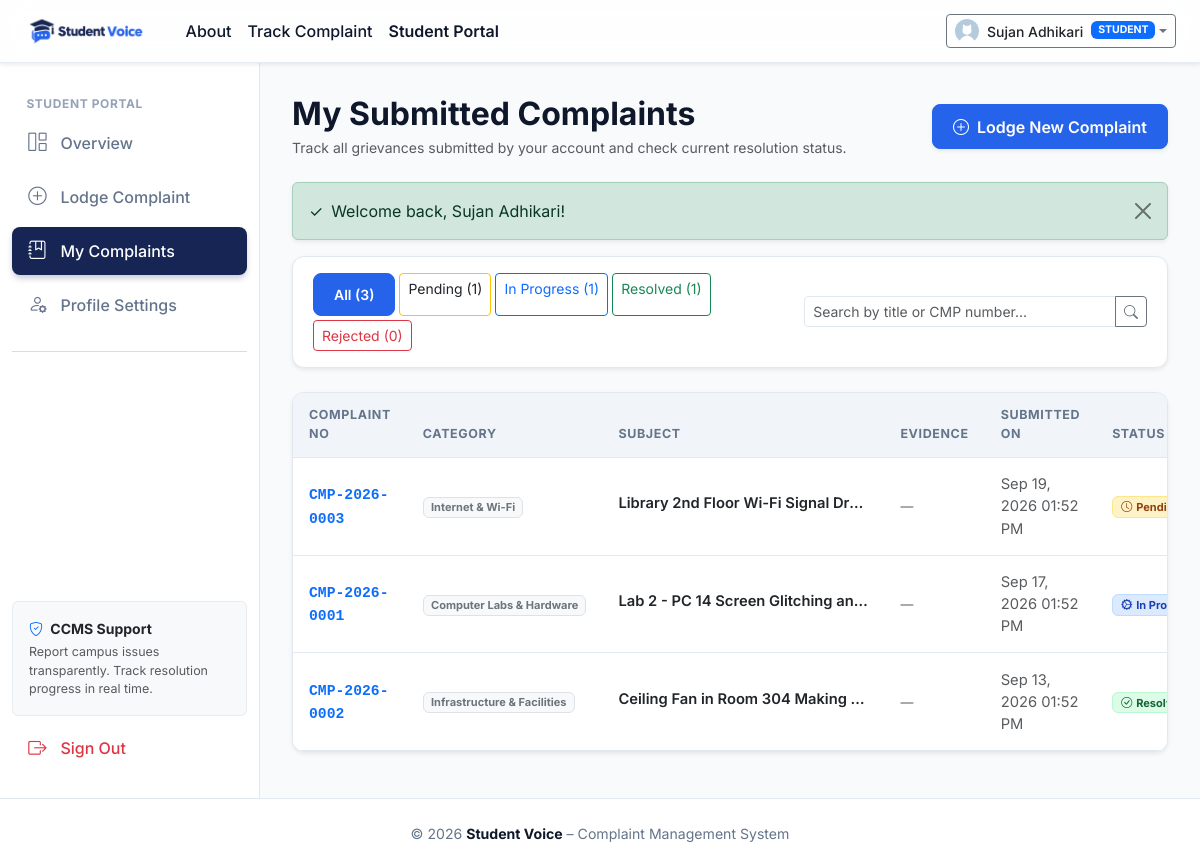
The page /student/my_complaints.php (signed in) on the database its author committed.
### tables this page shows
CREATE TABLE `complaints` (
    `id` INT AUTO_INCREMENT PRIMARY KEY,
    `complaint_number` VARCHAR(30) NOT NULL UNIQUE,
    `user_id` INT NOT NULL,
    `category_id` INT NOT NULL,
    `title` VARCHAR(200) NOT NULL,
    `description` TEXT NOT NULL,
    `image` VARCHAR(255) NULL,
    `status` ENUM('Pending', 'In Progress', 'Resolved', 'Rejected') NOT NULL DEFAULT 'Pending',
    `admin_remark` TEXT NULL,
    `created_at` DATETIME DEFAULT CURRENT_TIMESTAMP,
    `updated_at` DATETIME DEFAULT CURRENT_TIMESTAMP ON UPDATE CURRENT_TIMESTAMP,
    CONSTRAINT `fk_complaints_user` FOREIGN KEY (`user_id`) REFERENCES `users`(`id`) ON DELETE CASCADE,
    CONSTRAINT `fk_complaints_category` FOREIGN KEY (`category_id`) REFERENCES `categories`(`id`) ON DELETE RESTRICT
);

CREATE TABLE `categories` (
    `id` INT AUTO_INCREMENT PRIMARY KEY,
    `name` VARCHAR(100) NOT NULL UNIQUE,
    `description` TEXT NULL,
    `created_at` DATETIME DEFAULT CURRENT_TIMESTAMP
);

### student/my_complaints.php (the view, shortened to what this page needs)
<?php
require_once __DIR__ . '/../includes/functions.php';
$user = currentUser();
$userId = (int) $user['id'];
$pdo = getDBConnection();
$statusFilter = trim($_GET['status'] ?? '');
$searchQuery  = trim($_GET['q'] ?? '');
$sql = "
    SELECT c.id, c.complaint_number, c.title, c.image, c.status, c.created_at, c.updated_at,
           cat.name AS category_name
    FROM complaints c
    JOIN categories cat ON c.category_id = cat.id
    WHERE c.user_id = :user_id
";
$params = [':user_id' => $userId];
$sql .= " ORDER BY c.created_at DESC";
$stmt = $pdo->prepare($sql);
$stmt->execute($params);
$complaints = $stmt->fetchAll();
$countsStmt = $pdo->prepare("
    SELECT
        COUNT(*) as all_count,
        SUM(CASE WHEN status = 'Pending' THEN 1 ELSE 0 END) as pending_count,
        SUM(CASE WHEN status = 'In Progress' THEN 1 ELSE 0 END) as progress_count,
        SUM(CASE WHEN status = 'Resolved' THEN 1 ELSE 0 END) as resolved_count,
        SUM(CASE WHEN status = 'Rejected' THEN 1 ELSE 0 END) as rejected_count
    FROM complaints WHERE user_id = :user_id
");
$countsStmt->execute([':user_id' => $userId]);
$counts = $countsStmt->fetch();
require_once __DIR__ . '/../includes/header.php';
?>
<div class="dashboard-layout">
    <?php require_once __DIR__ . '/../includes/sidebar.php'; ?>
    <main class="dashboard-content">
        <div class="d-flex justify-content-between align-items-center flex-wrap mb-4">
            <div>
                <h2 class="fw-bold mb-1">My Submitted Complaints</h2>
                <p class="text-muted small mb-0">Track all grievances submitted by your account and check current resolution status.</p>
            </div>
            <div class="mt-2 mt-sm-0">
                <a href="<?= BASE_URL ?>/student/submit_complaint.php" class="btn btn-primary shadow-sm">
                    <i class="bi bi-plus-circle me-1"></i> Lodge New Complaint
                </a>
            </div>
        </div>
        <?php displayFlash(); ?>
        <div class="app-card shadow-sm mb-4">
            <div class="app-card-body py-3">
                <form method="GET" action="my_complaints.php" class="row g-2 align-items-center">
                    <div class="col-md-7">
                        <div class="d-flex gap-1 flex-wrap">
                            <a href="my_complaints.php<?= !empty($searchQuery) ? '?q=' . urlencode($searchQuery) : '' ?>"
                               class="btn btn-sm <?= empty($statusFilter) ? 'btn-primary' : 'btn-outline-secondary' ?>">
                                All (<?= (int)$counts['all_count'] ?>)
                            </a>
                            <a href="my_complaints.php?status=Pending<?= !empty($searchQuery) ? '&q=' . urlencode($searchQuery) : '' ?>"
                               class="btn btn-sm <?= $statusFilter === 'Pending' ? 'btn-warning text-dark' : 'btn-outline-warning text-dark' ?>">
                                Pending (<?= (int)$counts['pending_count'] ?>)
                            </a>
                            <a href="my_complaints.php?status=In Progress<?= !empty($searchQuery) ? '&q=' . urlencode($searchQuery) : '' ?>"
                               class="btn btn-sm <?= $statusFilter === 'In Progress' ? 'btn-primary' : 'btn-outline-primary' ?>">
                                In Progress (<?= (int)$counts['progress_count'] ?>)
                            </a>
                            <a href="my_complaints.php?status=Resolved<?= !empty($searchQuery) ? '&q=' . urlencode($searchQuery) : '' ?>"
                               class="btn btn-sm <?= $statusFilter === 'Resolved' ? 'btn-success' : 'btn-outline-success' ?>">
                                Resolved (<?= (int)$counts['resolved_count'] ?>)
                            </a>
                            <a href="my_complaints.php?status=Rejected<?= !empty($searchQuery) ? '&q=' . urlencode($searchQuery) : '' ?>"
                               class="btn btn-sm <?= $statusFilter === 'Rejected' ? 'btn-danger' : 'btn-outline-danger' ?>">
                                Rejected (<?= (int)$counts['rejected_count'] ?>)
                            </a>
                        </div>
                    </div>
                    <div class="col-md-5">
                        <div class="input-group input-group-sm">
                            <input type="text" name="q" class="form-control" placeholder="Search by title or CMP number..."
                                   value="<?= e($searchQuery) ?>">
                            <button class="btn btn-outline-secondary" type="submit">
                                <i class="bi bi-search"></i>
                            </button>
                        </div>
                    </div>
                </form>
            </div>
        </div>
        <div class="app-card shadow-sm">
            <div class="app-card-body p-0">
                <?php if (empty($complaints)): ?>
                    <div class="text-center py-5">
                        <div class="text-muted mb-2"><i class="bi bi-folder-x fs-1"></i></div>
                        <h6 class="fw-bold">No Complaints Found</h6>
                        <p class="text-muted small mb-3">
                            <?= (!empty($statusFilter) || !empty($searchQuery)) ? 'No complaints match the specified filter criteria.' : 'You have not submitted any complaints yet.' ?>
                        </p>
                        <a href="<?= BASE_URL ?>/student/submit_complaint.php" class="btn btn-sm btn-primary">
                            <i class="bi bi-plus-circle me-1"></i> Lodge a New Complaint
                        </a>
                    </div>
                <?php else: ?>
                    <div class="table-responsive">
                        <table class="table app-table align-middle">
                            <thead>
                                <tr>
                                    <th>Complaint No</th>
                                    <th>Category</th>
                                    <th>Subject</th>
                                    <th>Evidence</th>
                                    <th>Submitted On</th>
                                    <th>Status</th>
                                </tr>
                            </thead>
                            <tbody>
                                <?php foreach ($complaints as $c): ?>
                                    <tr>
                                        <td>
                                            <a href="<?= BASE_URL ?>/student/view_complaint.php?id=<?= (int)$c['id'] ?>"
                                               class="font-monospace fw-bold text-decoration-none">
                                                <?= e($c['complaint_number']) ?>
                                            </a>
                                        </td>
                                        <td>
                                            <span class="badge bg-light text-secondary border">
                                                <?= e($c['category_name']) ?>
                                            </span>
                                        </td>
                                        <td>
                                            <span class="fw-semibold text-dark d-inline-block text-truncate" style="max-width: 250px;">
                                                <?= e($c['title']) ?>
                                            </span>
                                        </td>
                                        <td>
                                            <?php if (!empty($c['image'])): ?>
                                                <a href="<?= BASE_URL ?>/<?= e($c['image']) ?>" target="_blank" title="View attached image">
                                                    <span class="badge bg-secondary-subtle text-secondary border">
                                                        <i class="bi bi-image me-1"></i> Photo
                                                    </span>
                                                </a>
                                            <?php else: ?>
                                                <span class="text-muted small">&mdash;</span>
                                            <?php endif; ?>
                                        </td>
                                        <td class="text-muted small">
                                            <?= formatDate($c['created_at']) ?>
                                        </td>
                                        <td>
                                            <?= getStatusBadge($c['status']) ?>
                                        </td>
                                    </tr>
                                <?php endforeach; ?>
                            </tbody>
                        </table>
                    </div>
                <?php endif; ?>
            </div>
        </div>
    </main>
</div>
<?php require_once __DIR__ . '/../includes/footer.php'; ?>

### includes/functions.php (shortened to what this page needs)
<?php
function e(?string $string): string {
    return htmlspecialchars($string ?? '', ENT_QUOTES, 'UTF-8');
}
function displayFlash(): void {
    if (isset($_SESSION['flash'])) {
        $flash = $_SESSION['flash'];
        $type = e($flash['type']);
        $message = e($flash['message']);
        echo "
        <div class=\"alert alert-{$type} alert-dismissible fade show shadow-sm\" role=\"alert\">
            <div class=\"d-flex align-items-center\">
                <span class=\"me-2\">" . ($type === 'success' ? '✓' : 'ℹ') . "</span>
                <div>{$message}</div>
            </div>
            <button type=\"button\" class=\"btn-close\" data-bs-dismiss=\"alert\" aria-label=\"Close\"></button>
        </div>";
    }
}
function getStatusBadge(string $status): string {
    switch ($status) {
        case 'Pending':
            return '<span class="badge badge-status-pending px-2 py-1"><i class="bi bi-clock me-1"></i>Pending</span>';
        case 'In Progress':
            return '<span class="badge badge-status-progress px-2 py-1"><i class="bi bi-gear-wide-connected me-1"></i>In Progress</span>';
        case 'Resolved':
            return '<span class="badge badge-status-resolved px-2 py-1"><i class="bi bi-check-circle me-1"></i>Resolved</span>';
    }
}
function formatDate(?string $datetime, bool $withTime = true): string {
    $timestamp = strtotime($datetime);
    if ($withTime) {
        return date('M d, Y h:i A', $timestamp);
    }
    return date('M d, Y', $timestamp);
}

### assets/css/style.css (style rules this page uses)
:root { --bs-font-sans-serif: 'Inter', system-ui, -apple-system, sans-serif; --app-primary: #172554; --app-accent: #2563EB; --app-bg: #F8FAFC; --app-surface: #FFFFFF; --app-text-main: #0F172A; --app-text-muted: #64748B; --app-border: #E2E8F0; --app-success: #16A34A; --app-warning: #F59E0B; --app-danger: #DC2626; --app-sidebar-width: 260px; }
body { font-family: var(--bs-font-sans-serif); background-color: var(--app-bg); color: var(--app-text-main); min-height: 100vh; display: flex; flex-direction: column; overflow-x: hidden; }
html { overflow-x: hidden; }
.dashboard-layout { display: flex; min-height: calc(100vh - 65px); }
.dashboard-content { flex-grow: 1; padding: 2rem; overflow-x: hidden; background-color: var(--app-bg); }
.app-card { background: var(--app-surface); border: 1px solid var(--app-border); border-radius: 0.75rem; box-shadow: 0 1px 3px 0 rgba(15, 23, 42, 0.04); overflow: hidden; }
.app-card-body { padding: 1.25rem; }
.app-table { margin-bottom: 0; }
.app-table thead th { background-color: #F1F5F9; color: var(--app-text-muted); font-size: 0.78rem; font-weight: 700; text-transform: uppercase; letter-spacing: 0.05em; border-bottom: 1px solid var(--app-border); padding: 0.85rem 1rem; }
.app-table tbody td { padding: 0.95rem 1rem; vertical-align: middle; border-bottom: 1px solid var(--app-border); font-size: 0.92rem; color: var(--app-text-main); }
.form-control, .form-select { border-color: var(--app-border); padding: 0.6rem 0.85rem; font-size: 0.95rem; border-radius: 0.5rem; color: var(--app-text-main); }
.btn-primary { background-color: var(--app-accent); border-color: var(--app-accent); color: #FFFFFF; padding: 0.6rem 1.25rem; font-weight: 600; border-radius: 0.5rem; transition: all 0.15s ease; }
.badge-status-pending { background-color: #FEF3C7; color: #92400E; border: 1px solid #FDE68A; }
.badge-status-progress { background-color: #DBEAFE; color: #1E40AF; border: 1px solid #BFDBFE; }
.badge-status-resolved { background-color: #DCFCE7; color: #166534; border: 1px solid #BBF7D0; }

### rows shown on the page
complaints: complaint_number "CMP-2026-0003", category.name "Internet & Wi-Fi", title "Library 2nd Floor Wi-Fi Signal Dr…", created_at "Sep 19, 2026 01:52 PM", status "Pending" (drawn)
complaints: complaint_number "CMP-2026-0001", category.name "Computer Labs & Hardware", title "Lab 2 - PC 14 Screen Glitching an…", created_at "Sep 17, 2026 01:52 PM", status "In Progress" (drawn)
complaints: complaint_number "CMP-2026-0002", category.name "Infrastructure & Facilities", title "Ceiling Fan in Room 304 Making…", created_at "Sep 13, 2026 01:52 PM", status "Resolved" (drawn)

### other values the page prints
$currentUser['name'] "Sujan Adhikari"
$currentUser['role'] "STUDENT"
$message "Welcome back, Sujan Adhikari!"
$counts['all_count'] "3"
$counts['pending_count'] "1"
$counts['progress_count'] "1"
$counts['resolved_count'] "1"
$counts['rejected_count'] "0"
